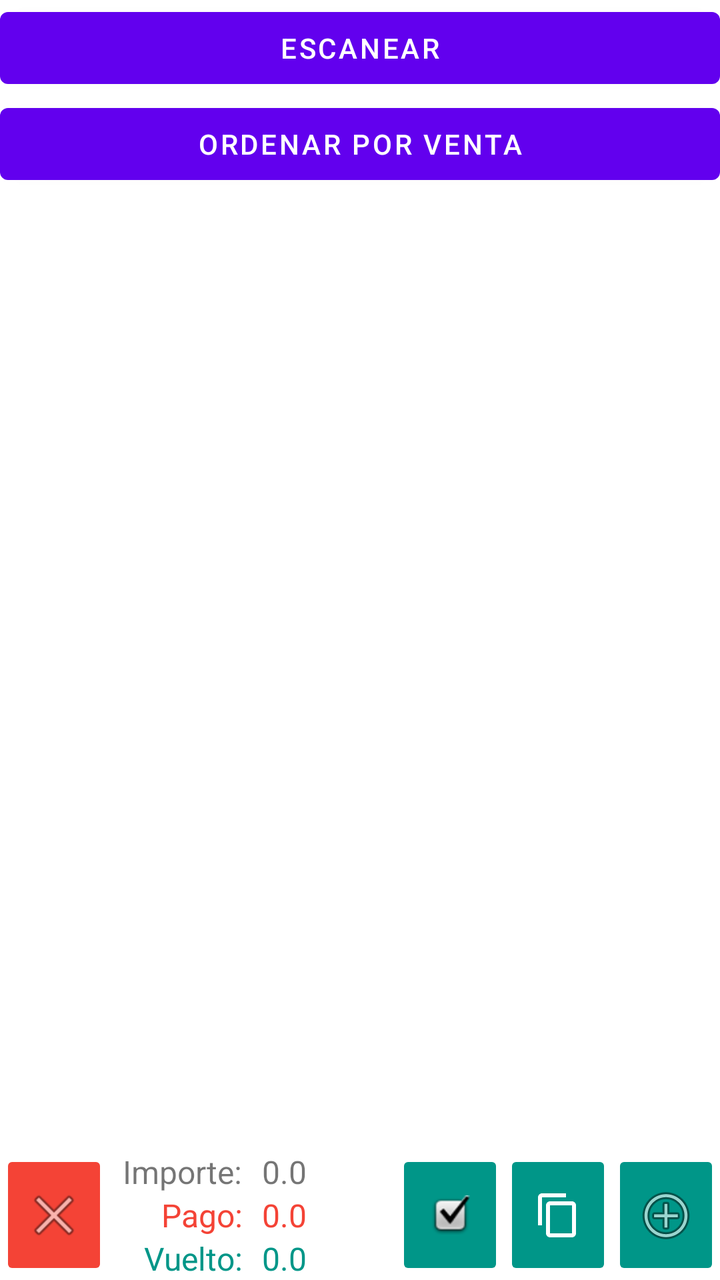
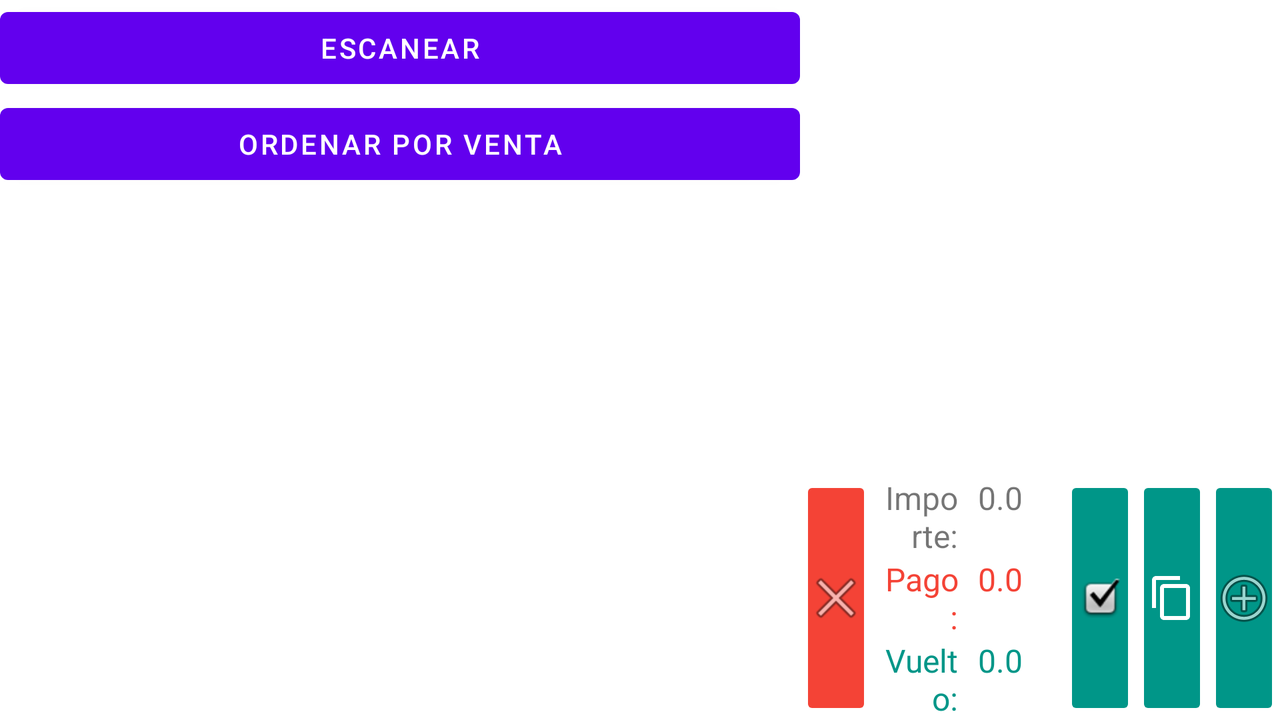

One screen, two layout resources from the same app: the default and the repository's alternative for another configuration. Each is rendered where Android would select it; the XML of both is given below.
<!-- AndroidManifest.xml: activity theme Theme.Registerboxapp.NoActionBar -->
<!-- res/layout/fragment_working_area.xml -->
<?xml version="1.0" encoding="utf-8"?>
<androidx.constraintlayout.widget.ConstraintLayout xmlns:android="http://schemas.android.com/apk/res/android"
    xmlns:app="http://schemas.android.com/apk/res-auto"
    xmlns:tools="http://schemas.android.com/tools"
    android:layout_width="match_parent"
    android:layout_height="match_parent"
    tools:context=".view.fragment.WorkingAreaFragment">

    <LinearLayout
        android:id="@+id/linearLayout3"
        android:layout_width="0dp"
        android:layout_height="wrap_content"
        android:orientation="vertical"
        app:layout_constraintEnd_toEndOf="parent"
        app:layout_constraintStart_toStartOf="parent"
        app:layout_constraintTop_toTopOf="parent">

        <Button
            android:id="@+id/buttonScan"
            android:layout_width="match_parent"
            android:layout_height="wrap_content"
            android:text="@string/scan_product" />

        <Button
            android:id="@+id/buttonSortBySales"
            android:layout_width="match_parent"
            android:layout_height="wrap_content"
            android:text="@string/sort_by_sales" />

    </LinearLayout>

    <LinearLayout
        android:id="@+id/linearLayout"
        android:layout_width="match_parent"
        android:layout_height="0dp"
        android:orientation="vertical"
        app:layout_constraintBottom_toTopOf="@+id/linearLayoutControl"
        app:layout_constraintEnd_toEndOf="parent"
        app:layout_constraintStart_toStartOf="parent"
        app:layout_constraintTop_toBottomOf="@+id/linearLayout3">

        <androidx.recyclerview.widget.RecyclerView
            android:id="@+id/recycler_view_ips_product_list"
            android:layout_width="match_parent"
            android:layout_height="0dp"
            android:layout_marginTop="10dp"
            android:layout_marginBottom="10dp"
            android:layout_weight="1"
            tools:itemCount="50"
            tools:listitem="@layout/product_item_layout" />

        <androidx.recyclerview.widget.RecyclerView
            android:id="@+id/recycler_view_ticket_product_list"
            android:layout_width="match_parent"
            android:layout_height="0dp"
            android:layout_weight="1"
            tools:itemCount="3"
            tools:listitem="@layout/product_item_layout" />

    </LinearLayout>

    <LinearLayout
        android:id="@+id/linearLayoutControl"
        android:layout_width="0dp"
        android:layout_height="wrap_content"
        android:orientation="horizontal"
        app:layout_constraintBottom_toBottomOf="parent"
        app:layout_constraintEnd_toEndOf="parent"
        app:layout_constraintStart_toStartOf="parent">

        <ImageButton
            android:id="@+id/imageButtonCancel"
            android:layout_width="0dp"
            android:layout_height="match_parent"
            android:layout_weight="15"
            android:backgroundTint="#F44336"
            android:contentDescription="@string/cancel_text"
            android:src="@android:drawable/ic_menu_close_clear_cancel" />

        <LinearLayout
            android:id="@+id/linearLayoutTicketPrice"
            android:layout_width="0dp"
            android:layout_height="wrap_content"
            android:layout_weight="40"
            android:orientation="vertical">


            <LinearLayout
                android:layout_width="match_parent"
                android:layout_height="wrap_content"
                android:orientation="horizontal">

                <TextView
                    android:id="@+id/textView4"
                    android:layout_width="0dp"
                    android:layout_height="wrap_content"
                    android:layout_weight="1"
                    android:paddingStart="5dp"
                    android:paddingEnd="5dp"
                    android:text="@string/ticket_price_label"
                    android:textAlignment="viewEnd"
                    android:textSize="16sp" />

                <TextView
                    android:id="@+id/textViewPrice"
                    android:layout_width="0dp"
                    android:layout_height="wrap_content"
                    android:layout_weight="1"
                    android:paddingStart="5dp"
                    android:paddingEnd="5dp"
                    android:text="@string/zero_float_text"
                    android:textSize="16sp" />
            </LinearLayout>

            <LinearLayout
                android:layout_width="match_parent"
                android:layout_height="wrap_content"
                android:orientation="horizontal">

                <TextView
                    android:id="@+id/textViewCashLabel"
                    android:layout_width="0dp"
                    android:layout_height="wrap_content"
                    android:layout_weight="1"
                    android:paddingStart="5dp"
                    android:paddingEnd="5dp"
                    android:text="@string/pay_text"
                    android:textAlignment="viewEnd"
                    android:textColor="#F44336"
                    android:textSize="16sp" />

                <TextView
                    android:id="@+id/textViewCash"
                    android:layout_width="0dp"
                    android:layout_height="wrap_content"
                    android:layout_weight="1"
                    android:paddingStart="5dp"
                    android:paddingEnd="5dp"
                    android:text="@string/zero_float_text"
                    android:textColor="#F44336"
                    android:textSize="16sp" />
            </LinearLayout>

            <LinearLayout
                android:layout_width="match_parent"
                android:layout_height="wrap_content"
                android:orientation="horizontal">

                <TextView
                    android:id="@+id/textViewRefundLabel"
                    android:layout_width="0dp"
                    android:layout_height="wrap_content"
                    android:layout_weight="1"
                    android:paddingStart="5dp"
                    android:paddingEnd="5dp"
                    android:text="@string/refund_text"
                    android:textAlignment="viewEnd"
                    android:textColor="#009688"
                    android:textSize="16sp" />

                <TextView
                    android:id="@+id/textViewRefund"
                    android:layout_width="0dp"
                    android:layout_height="wrap_content"
                    android:layout_weight="1"
                    android:paddingStart="5dp"
                    android:paddingEnd="5dp"
                    android:text="@string/zero_float_text"
                    android:textColor="#009688"
                    android:textSize="16sp" />
            </LinearLayout>

        </LinearLayout>

        <ImageButton
            android:id="@+id/imageButtonPay"
            android:layout_width="0dp"
            android:layout_height="match_parent"
            android:layout_weight="15"
            android:backgroundTint="#009688"
            android:contentDescription="@string/pay_ticket"
            android:src="@android:drawable/checkbox_on_background" />

        <ImageButton
            android:id="@+id/imageButtonPrint"
            android:layout_width="0dp"
            android:layout_height="match_parent"
            android:layout_weight="15"
            android:backgroundTint="#009688"
            android:contentDescription="@string/print_ticket"
            android:src="?attr/actionModeCopyDrawable" />

        <ImageButton
            android:id="@+id/imageButtonOk"
            android:layout_width="0dp"
            android:layout_height="match_parent"
            android:layout_weight="15"
            android:backgroundTint="#009688"
            android:contentDescription="@string/ok_text"
            android:src="@android:drawable/ic_menu_add" />

    </LinearLayout>

    <androidx.camera.view.PreviewView
        android:id="@+id/previewView"
        android:layout_width="200dp"
        android:layout_height="200dp"
        android:visibility="gone"
        app:layout_constraintBottom_toBottomOf="parent"
        app:layout_constraintEnd_toEndOf="parent"
        app:layout_constraintStart_toStartOf="parent"
        app:layout_constraintTop_toTopOf="parent" />

</androidx.constraintlayout.widget.ConstraintLayout>
<!-- res/layout/product_item_layout.xml (included above) -->
<?xml version="1.0" encoding="utf-8"?>
<LinearLayout xmlns:android="http://schemas.android.com/apk/res/android"
    android:id="@+id/linearLayoutProductItem"
    android:layout_width="match_parent"
    android:layout_height="wrap_content"
    android:layout_marginBottom="5dp"
    android:background="@drawable/item_normal"
    android:orientation="vertical">

    <TextView
        android:id="@+id/textViewProductName"
        android:layout_width="match_parent"
        android:layout_height="wrap_content"
        android:layout_marginStart="10dp"
        android:layout_marginEnd="10dp"
        android:text="@string/product_name"
        android:textColor="@color/black"
        android:textSize="20sp" />

    <LinearLayout
        android:layout_width="match_parent"
        android:layout_height="match_parent"
        android:layout_marginStart="10dp"
        android:layout_marginEnd="10dp"
        android:orientation="horizontal">

        <TextView
            android:id="@+id/textViewProductId"
            android:layout_width="0dp"
            android:layout_height="wrap_content"
            android:layout_gravity="bottom"
            android:layout_weight="1"
            android:text="@string/product_id"
            android:textColor="#880E4F" />

        <TextView
            android:id="@+id/textViewProductPriceAndCount"
            android:layout_width="0dp"
            android:layout_height="wrap_content"
            android:layout_weight="1"
            android:minWidth="200dp"
            android:text="@string/price_count"
            android:textAlignment="viewEnd"
            android:textColor="@color/black"
            android:textSize="20sp" />

    </LinearLayout>
</LinearLayout>
<!-- resources referenced by this layout -->
<resources>
  <color name="black">#FF000000</color>
  <!-- drawable item_normal (drawable) -->
  <?xml version="1.0" encoding="utf-8"?>
  <shape xmlns:android="http://schemas.android.com/apk/res/android">
      <solid android:color="@color/item_normal"/>
      <corners android:radius="10dp"/>
      <padding android:left="0dp" android:top="0dp" android:right="0dp" android:bottom="0dp" />
  </shape>
  <string name="cancel_text">CANCELAR</string>
  <string name="ok_text">OK</string>
  <string name="pay_text">Pago:</string>
  <string name="pay_ticket">Pagar</string>
  <string name="price_count">Price$*Count</string>
  <string name="print_ticket">Imprimir</string>
  <string name="product_id">Product ID</string>
  <string name="product_name">Product Name</string>
  <string name="refund_text">Vuelto:</string>
  <string name="scan_product">Escanear</string>
  <string name="sort_by_sales">Ordenar por venta</string>
  <string name="ticket_price_label">Importe:</string>
  <string name="zero_float_text">0.0</string>
  <style name="Theme.Registerboxapp.NoActionBar">
          <item name="windowActionBar">false</item>
          <item name="windowNoTitle">true</item>
      </style>
  <color name="item_normal">#cccccc</color>
</resources>
<!-- res/layout-land/fragment_working_area.xml (the repository's variant of the layout above) -->
<!-- drawn on the phone turned sideways -->
<?xml version="1.0" encoding="utf-8"?>
<androidx.constraintlayout.widget.ConstraintLayout xmlns:android="http://schemas.android.com/apk/res/android"
    xmlns:app="http://schemas.android.com/apk/res-auto"
    xmlns:tools="http://schemas.android.com/tools"
    android:layout_width="match_parent"
    android:layout_height="match_parent"
    tools:context=".view.fragment.WorkingAreaFragment">

    <LinearLayout
        android:id="@+id/linearLayout3"
        android:layout_width="0dp"
        android:layout_height="wrap_content"
        android:orientation="vertical"
        app:layout_constraintEnd_toStartOf="@+id/recycler_view_ticket_product_list"
        app:layout_constraintStart_toStartOf="parent"
        app:layout_constraintTop_toTopOf="parent">

        <Button
            android:id="@+id/buttonScan"
            android:layout_width="match_parent"
            android:layout_height="wrap_content"
            android:text="@string/scan_product" />

        <Button
            android:id="@+id/buttonSortBySales"
            android:layout_width="match_parent"
            android:layout_height="wrap_content"
            android:text="@string/sort_by_sales" />

    </LinearLayout>

    <androidx.recyclerview.widget.RecyclerView
        android:id="@+id/recycler_view_ips_product_list"
        android:layout_width="400dp"
        android:layout_height="0dp"
        app:layout_constraintBottom_toBottomOf="parent"
        app:layout_constraintStart_toStartOf="parent"
        app:layout_constraintTop_toBottomOf="@+id/linearLayout3"
        tools:itemCount="50"
        tools:listitem="@layout/product_item_layout" />

    <androidx.recyclerview.widget.RecyclerView
        android:id="@+id/recycler_view_ticket_product_list"
        android:layout_width="0dp"
        android:layout_height="0dp"
        android:layout_marginTop="10dp"
        app:layout_constraintBottom_toTopOf="@+id/linearLayoutControl"
        app:layout_constraintEnd_toEndOf="parent"
        app:layout_constraintStart_toEndOf="@+id/recycler_view_ips_product_list"
        app:layout_constraintTop_toTopOf="parent"
        tools:itemCount="3"
        tools:listitem="@layout/product_item_layout" />

    <LinearLayout
        android:id="@+id/linearLayoutControl"
        android:layout_width="0dp"
        android:layout_height="wrap_content"
        android:orientation="horizontal"
        app:layout_constraintBottom_toBottomOf="parent"
        app:layout_constraintEnd_toEndOf="parent"
        app:layout_constraintStart_toEndOf="@+id/recycler_view_ips_product_list">

        <ImageButton
            android:id="@+id/imageButtonCancel"
            android:layout_width="0dp"
            android:layout_height="match_parent"
            android:layout_weight="15"
            android:backgroundTint="#F44336"
            android:contentDescription="@string/cancel_text"
            android:src="@android:drawable/ic_menu_close_clear_cancel" />

        <LinearLayout
            android:id="@+id/linearLayoutTicketPrice"
            android:layout_width="0dp"
            android:layout_height="wrap_content"
            android:layout_weight="40"
            android:orientation="vertical">

            <LinearLayout
                android:layout_width="match_parent"
                android:layout_height="wrap_content"
                android:orientation="horizontal">

                <TextView
                    android:id="@+id/textView4"
                    android:layout_width="0dp"
                    android:layout_height="wrap_content"
                    android:layout_weight="1"
                    android:paddingStart="5dp"
                    android:paddingEnd="5dp"
                    android:text="@string/ticket_price_label"
                    android:textAlignment="viewEnd"
                    android:textSize="16sp" />

                <TextView
                    android:id="@+id/textViewPrice"
                    android:layout_width="0dp"
                    android:layout_height="wrap_content"
                    android:layout_weight="1"
                    android:paddingStart="5dp"
                    android:paddingEnd="5dp"
                    android:text="@string/zero_float_text"
                    android:textSize="16sp" />
            </LinearLayout>

            <LinearLayout
                android:layout_width="match_parent"
                android:layout_height="wrap_content"
                android:orientation="horizontal">

                <TextView
                    android:id="@+id/textViewCashLabel"
                    android:layout_width="0dp"
                    android:layout_height="wrap_content"
                    android:layout_weight="1"
                    android:paddingStart="5dp"
                    android:paddingEnd="5dp"
                    android:text="@string/pay_text"
                    android:textAlignment="viewEnd"
                    android:textColor="#F44336"
                    android:textSize="16sp" />

                <TextView
                    android:id="@+id/textViewCash"
                    android:layout_width="0dp"
                    android:layout_height="wrap_content"
                    android:layout_weight="1"
                    android:paddingStart="5dp"
                    android:paddingEnd="5dp"
                    android:text="@string/zero_float_text"
                    android:textColor="#F44336"
                    android:textSize="16sp" />
            </LinearLayout>

            <LinearLayout
                android:layout_width="match_parent"
                android:layout_height="wrap_content"
                android:orientation="horizontal">

                <TextView
                    android:id="@+id/textViewRefundLabel"
                    android:layout_width="0dp"
                    android:layout_height="wrap_content"
                    android:layout_weight="1"
                    android:paddingStart="5dp"
                    android:paddingEnd="5dp"
                    android:text="@string/refund_text"
                    android:textAlignment="viewEnd"
                    android:textColor="#009688"
                    android:textSize="16sp" />

                <TextView
                    android:id="@+id/textViewRefund"
                    android:layout_width="0dp"
                    android:layout_height="wrap_content"
                    android:layout_weight="1"
                    android:paddingStart="5dp"
                    android:paddingEnd="5dp"
                    android:text="@string/zero_float_text"
                    android:textColor="#009688"
                    android:textSize="16sp" />
            </LinearLayout>

        </LinearLayout>

        <ImageButton
            android:id="@+id/imageButtonPay"
            android:layout_width="0dp"
            android:layout_height="match_parent"
            android:layout_weight="15"
            android:backgroundTint="#009688"
            android:contentDescription="@string/pay_ticket"
            android:src="@android:drawable/checkbox_on_background" />

        <ImageButton
            android:id="@+id/imageButtonPrint"
            android:layout_width="0dp"
            android:layout_height="match_parent"
            android:layout_weight="15"
            android:backgroundTint="#009688"
            android:contentDescription="@string/print_ticket"
            android:src="?attr/actionModeCopyDrawable" />

        <ImageButton
            android:id="@+id/imageButtonOk"
            android:layout_width="0dp"
            android:layout_height="match_parent"
            android:layout_weight="15"
            android:backgroundTint="#009688"
            android:contentDescription="@string/ok_text"
            android:src="@android:drawable/ic_menu_add" />

    </LinearLayout>

    <androidx.camera.view.PreviewView
        android:id="@+id/previewView"
        android:layout_width="200dp"
        android:layout_height="200dp"
        app:layout_constraintBottom_toBottomOf="parent"
        app:layout_constraintEnd_toEndOf="parent"
        app:layout_constraintStart_toStartOf="parent"
        app:layout_constraintTop_toTopOf="parent"
        android:visibility="gone"/>

</androidx.constraintlayout.widget.ConstraintLayout>
